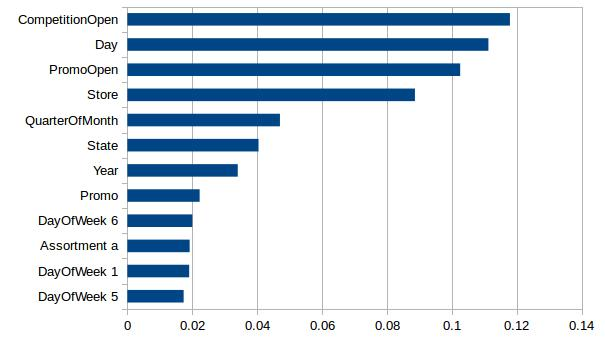
#> input picture report/images/Boost_Feature_Importance.jpg, 605 x 340 px
$ python -i prediction_sales.py   (imports and definitions only)   (Python 2 division)
#> lines starting #> are read from the running program, lines starting #| are printed output that depends on the picture
#!/usr/bin/python2.7
# CS273A: Machine Learning Project
# Prediction of Sales using Ensemble of Regressors
# @author:  Karthik Prasad #42686317
#           Rishabh Shah   #79403075
#           Phani Shekhar  #85686586
#           Sushruth Gopal #57803787
#


from __future__ import  division
import matplotlib.pyplot as plt
import numpy as np
import pandas as pd
from sklearn.cross_validation import train_test_split
from sklearn.ensemble import RandomForestRegressor
import xgboost as xgb

DATA_DIR = '../data/'

def read_data():
    print('Extract the Training, Test, Store and States csv file')
    pd.set_option('display.max_columns', None)
    pd.set_option('display.width', 170)
    types = {   'Store': np.dtype(str),
                #'DayOfWeek': np.dtype(int),
                #'Open': np.dtype(str),
                #'Promo': np.dtype(str),
                'CompetitionDistance' : np.dtype(float),
                'CompetitionOpenSinceYear': np.dtype(float),
                'CompetitionOpenSinceMonth': np.dtype(float),
                #'StateHoliday': np.dtype(str),
                'Promo2SinceWeek': np.dtype(float),
                'Promo2SinceYear': np.dtype(float),
                #'SchoolHoliday': np.dtype(str),
                'PromoInterval': np.dtype(str)}

    train = pd.read_csv(DATA_DIR+'train.csv', parse_dates=[2], dtype=types)
    test = pd.read_csv(DATA_DIR+'test.csv', parse_dates=[3], dtype=types)
    store = pd.read_csv(DATA_DIR+'store.csv', dtype=types)
    store_states = pd.read_csv(DATA_DIR+'store_states.csv', dtype=types)

    print 'Merging Training and Test CSV with Store and State CSV'
    train = pd.merge(train, store, on='Store')
    train = pd.merge(train, store_states, on='Store')
    test = pd.merge(test, store, on='Store')
    test = pd.merge(test, store_states, on='Store')

    columns = train.columns.tolist()
    del(columns[columns.index('Sales')])
    columns.append('Sales')
    train = train[columns]
    return train, test


# [46 lines left out: function analyze_data, not called in this run]


# Feature Engineering
def engineer_data(data):
    features = []

    # Extracting the date features from Date
    features.extend(['Store', 'Promo2', 'Day'])
    data['Store'] = data['Store'].astype(int)
    data['Year'] = data.Date.dt.year
    data['Month'] = data.Date.dt.month
    data['Day'] = data.Date.dt.day
    data['DayOfWeek'] = data.Date.dt.dayofweek

    # Add QuarterOfMonth
    features.append('QuarterOfMonth')
    data['QuarterOfMonth'] = (data.Date.dt.day / 7).astype(int)

    # Add a special feature to capture the store opening on Sunday
    features.append('SundayOpen')
    data.loc[(data.DayOfWeek == 6) & (data.Open == 1), 'SundayOpen'] = 1
    data.loc[data.SundayOpen.isnull(), 'SundayOpen'] = 0
    features.append('Promo')

    features.append('StateHoliday')
    mappings = {'0':0, 'a':1, 'b':2, 'c':3, 'd':4}
    data.StateHoliday.replace(mappings, inplace=True)
    features.append('SchoolHoliday')

    Storetype = pd.get_dummies(data.StoreType, prefix="StoreType")
    Storetype.drop(Storetype.columns[[-1]], axis =1, inplace=True)
    data = pd.merge(data, Storetype, left_index=True, right_index=True)
    features.extend(list(Storetype.columns.values))

    Assortment = pd.get_dummies(data.Assortment, prefix="Assortment")
    Assortment.drop(Assortment.columns[[-1]], axis =1, inplace=True)
    data = pd.merge(data, Assortment, left_index=True, right_index=True)
    features.extend(list(Assortment.columns.values))

    Year = pd.get_dummies(data.Year, prefix="Year")
    Year.drop(Year.columns[[-1]], axis =1, inplace=True)
    data = pd.merge(data, Year, left_index=True, right_index=True)
    features.extend(list(Year.columns.values))

    DayOfWeek = pd.get_dummies(data.DayOfWeek, prefix="DayOfWeek")
    DayOfWeek.drop(DayOfWeek.columns[[-1]], axis =1, inplace=True)
    data = pd.merge(data, DayOfWeek, left_index=True, right_index=True)
    features.extend(list(DayOfWeek.columns.values))

    Month = pd.get_dummies(data.Month, prefix="Month")
    Month.drop(Month.columns[[-1]], axis =1, inplace=True)
    data = pd.merge(data, Month, left_index=True, right_index=True)
    features.extend(list(Month.columns.values))

    features.extend(['CompetitionOpen', 'CompetitionDistance'])
    data['CompetitionOpen'] = 12 * (data.Year - data.CompetitionOpenSinceYear) + \
        (data.Month - data.CompetitionOpenSinceMonth)
    data['CompetitionOpen'] = data.CompetitionOpen.apply(lambda x: x if x > 0 else 0)
    features.append('PromoOpen')
    data['PromoOpen'] = 12 * (data.Year - data.Promo2SinceYear) + \
        (data.Date.dt.weekofyear - data.Promo2SinceWeek) / 4.0
    data['PromoOpen'] = data.PromoOpen.apply(lambda x: x if x > 0 else 0)
    data.loc[data.Promo2SinceYear == 0, 'PromoOpen'] = 0

    # Indicate that sales on that day are in promo interval
    features.append('IsPromoMonth')
    month2str = {1:'Jan', 2:'Feb', 3:'Mar', 4:'Apr', 5:'May', 6:'Jun', \
                 7:'Jul', 8:'Aug', 9:'Sept', 10:'Oct', 11:'Nov', 12:'Dec'}
    data['monthStr'] = data.Month.map(month2str)
    data['PromoInterval'] = data['PromoInterval'].astype(str)
    data.loc[data.PromoInterval == 'nan', 'PromoInterval'] = ''
    data['IsPromoMonth'] = 0
    for interval in data.PromoInterval.unique():
        if interval != '':
            for month in interval.split(','):
                data.loc[(data.monthStr == month) & (data.PromoInterval == interval),\
                         'IsPromoMonth'] = 1

    # Mapping from state names to numbers
    #features.append('State')
    state_mappings = {'HB,NI': 0, 'HH': 1, 'TH': 2, 'RP': 3, 'ST': 4, 'BW': 5, 'SN': 6, 'BE': 7, 'HE': 8,\
                      'SH': 9, 'BY': 10, 'NW': 11}
    data.State.replace(state_mappings, inplace=True)

    State = pd.get_dummies(data.State, prefix="State")
    State.drop(State.columns[[-1]], axis =1, inplace=True)
    data = pd.merge(data, State, left_index=True, right_index=True)
    features.extend(list(State.columns.values))

    data.fillna(0, inplace=True)
    return data, features


# Calculate the Root Mean Square Percentage Error
def rmspe(exp, pred):
    return np.sqrt(np.mean(((exp - pred)/exp) ** 2))


# [80 lines left out: functions remove_outliers, random_forest, XGBoost, weighted_average, not called in this run]


# [1 line that did not run here, left out]
# [1 line not run here, left out]
# [1 line that did not run here, left out]
# [1 line that did not run here, left out]
# [1 line that did not run here, left out]
# [3 lines not run here, left out]

>>> import cv2
>>> picture = cv2.imread('../report/images/Boost_Feature_Importance.jpg', cv2.IMREAD_GRAYSCALE)
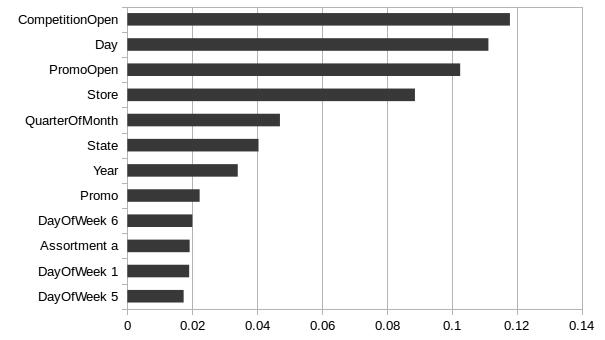
#> picture: shape (340, 605); min 0, max 255, mean 225
#> (the run stopped early here; a loop or call above may not have finished)

$ run again, on report/images/RF_Feature_Importance.jpg
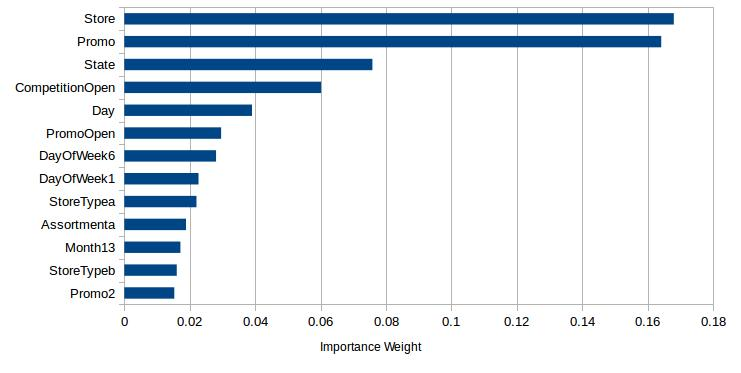
#> input picture report/images/RF_Feature_Importance.jpg, 741 x 373 px
#> `picture = cv2.imread('../report/images/Boost_Feature_Importance.jpg', ..`:
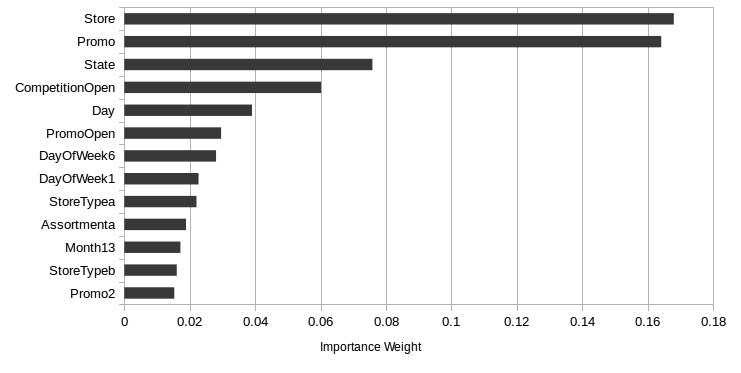
#> picture: shape (373, 741); min 0, max 255, mean 232.6

$ run again, on report/images/1.png
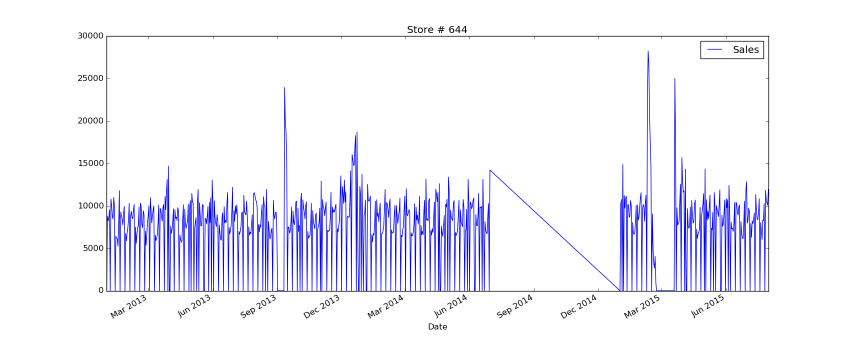
#> input picture report/images/1.png, 1707 x 727 px (shown at 1/2 size)
#> `picture = cv2.imread('../report/images/Boost_Feature_Importance.jpg', ..`:
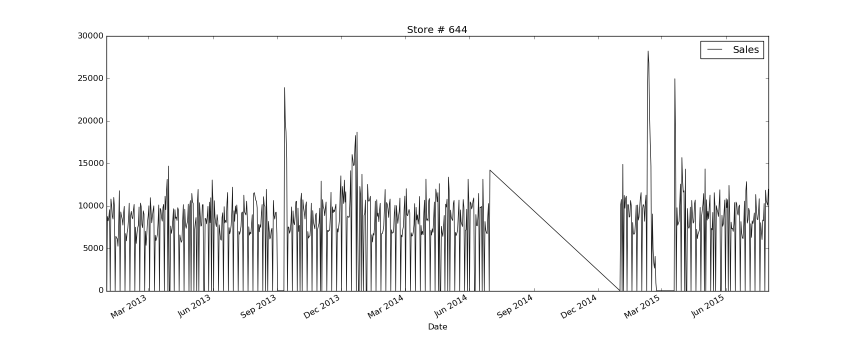
#> picture: shape (727, 1707) (shown at 1/2 size); min 0, max 255, mean 241.3

$ run again, on report/images/11.png
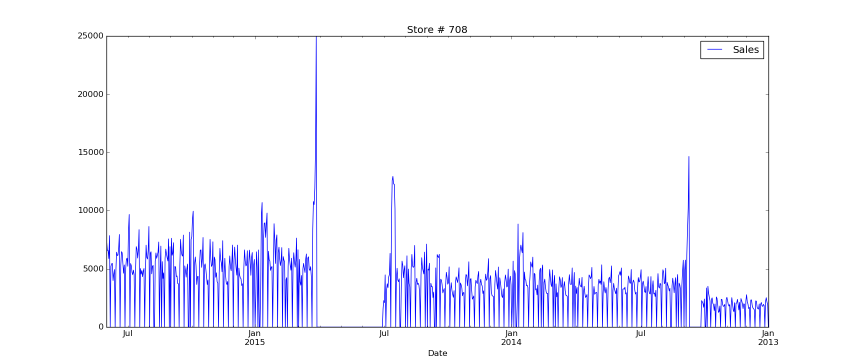
#> input picture report/images/11.png, 1707 x 727 px (shown at 1/2 size)
#> `picture = cv2.imread('../report/images/Boost_Feature_Importance.jpg', ..`:
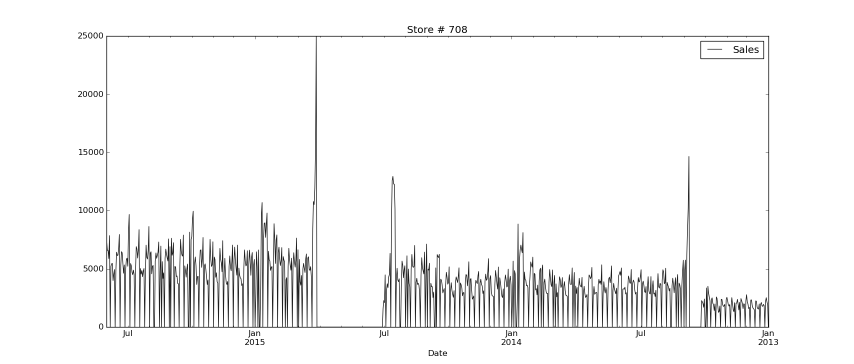
#> picture: shape (727, 1707) (shown at 1/2 size); min 0, max 255, mean 244.5
